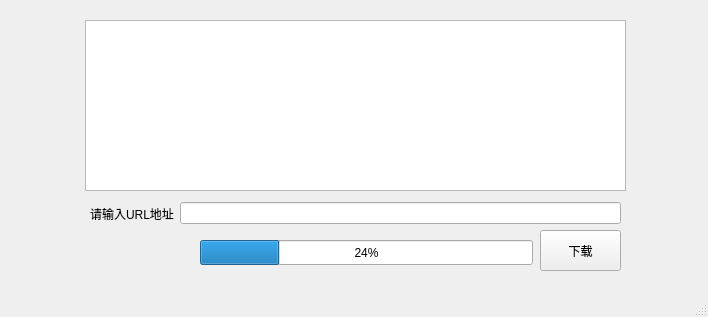
<?xml version="1.0" encoding="UTF-8"?>
<ui version="4.0">
 <class>MainWindow</class>
 <widget class="QMainWindow" name="MainWindow">
  <property name="geometry">
   <rect>
    <x>0</x>
    <y>0</y>
    <width>708</width>
    <height>317</height>
   </rect>
  </property>
  <property name="windowTitle">
   <string>MainWindow</string>
  </property>
  <widget class="QWidget" name="centralwidget">
   <widget class="QTextBrowser" name="textBrowser">
    <property name="geometry">
     <rect>
      <x>85</x>
      <y>20</y>
      <width>541</width>
      <height>171</height>
     </rect>
    </property>
   </widget>
   <widget class="QWidget" name="layoutWidget">
    <property name="geometry">
     <rect>
      <x>90</x>
      <y>200</y>
      <width>531</width>
      <height>27</height>
     </rect>
    </property>
    <layout class="QHBoxLayout" name="horizontalLayout">
     <item>
      <widget class="QLabel" name="label">
       <property name="text">
        <string>请输入URL地址</string>
       </property>
      </widget>
     </item>
     <item>
      <widget class="QLineEdit" name="lineEdit"/>
     </item>
    </layout>
   </widget>
   <widget class="QProgressBar" name="progressBar">
    <property name="geometry">
     <rect>
      <x>200</x>
      <y>240</y>
      <width>333</width>
      <height>25</height>
     </rect>
    </property>
    <property name="value">
     <number>24</number>
    </property>
   </widget>
   <widget class="QPushButton" name="pushButton">
    <property name="geometry">
     <rect>
      <x>540</x>
      <y>230</y>
      <width>81</width>
      <height>41</height>
     </rect>
    </property>
    <property name="text">
     <string>下载</string>
    </property>
   </widget>
  </widget>
  <widget class="QMenuBar" name="menubar">
   <property name="geometry">
    <rect>
     <x>0</x>
     <y>0</y>
     <width>708</width>
     <height>22</height>
    </rect>
   </property>
  </widget>
  <widget class="QStatusBar" name="statusbar"/>
 </widget>
 <resources/>
 <connections/>
</ui>
